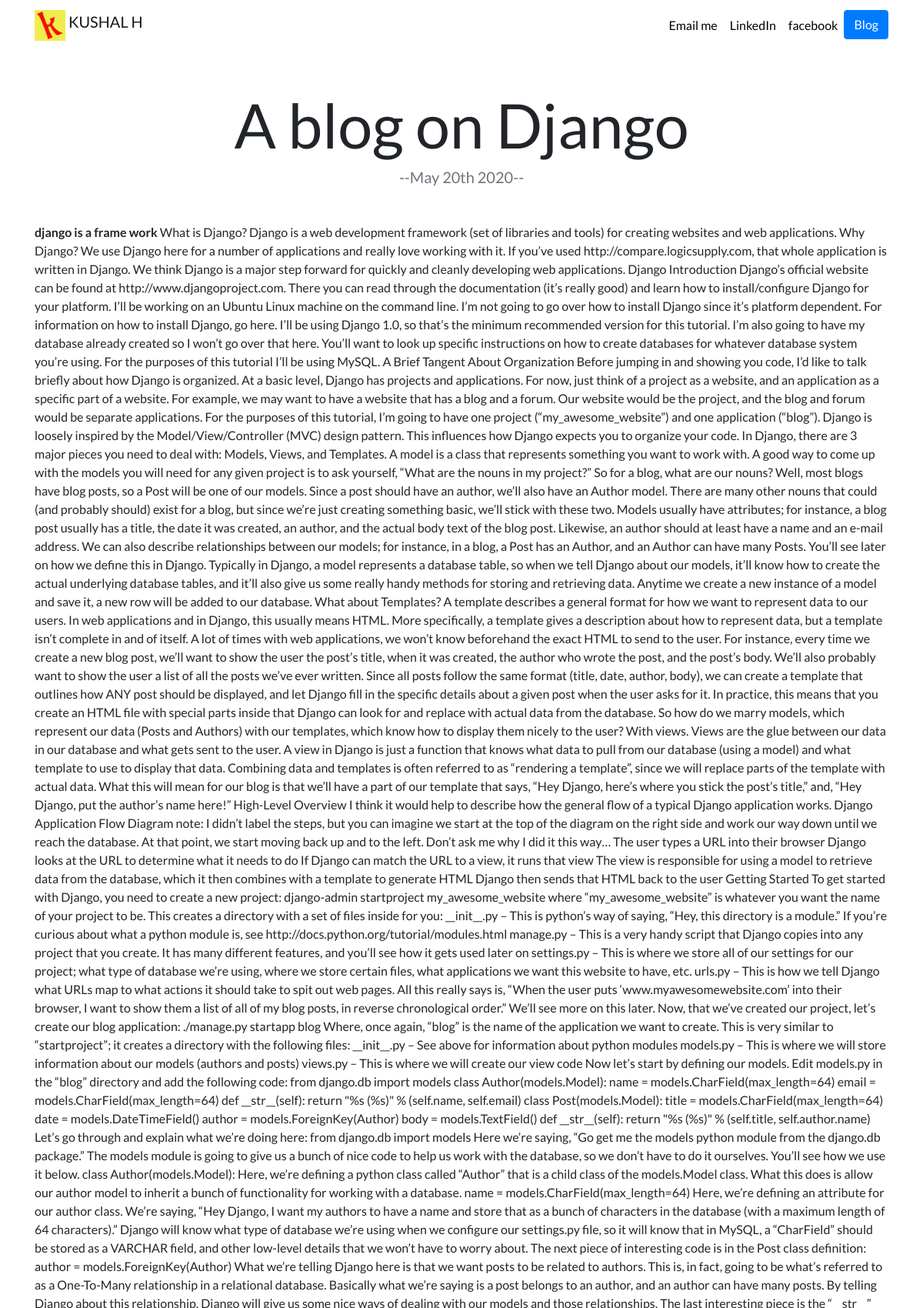
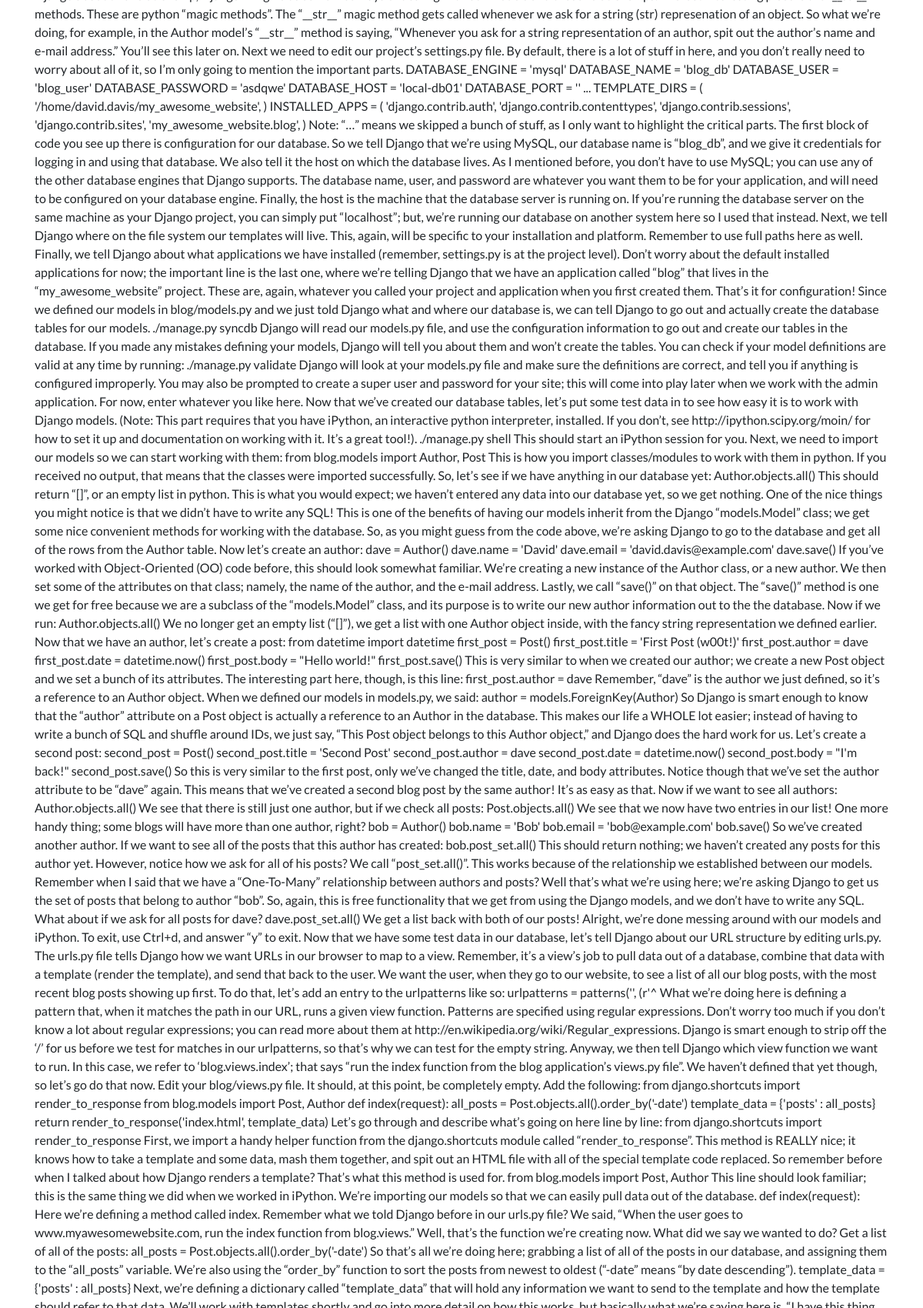
Page /blog/3 (upper part) on the committed database (2 pictures, top to bottom).
### blog/models.py (models this page shows, shortened)
class Blog(models.Model):
    title = models.CharField(max_length= 100)
    description = models.TextField()
    date = models.DateField()

### blog/views.py (the view)
# urls.py: path('<int:blog_id>',views.detail, name='detail'),
def detail(request, blog_id):
    blog = get_object_or_404(Blog, pk = blog_id)
    return render(request, 'blog/detail.html', {'blog' : blog})

### blog/templates/blog/detail.html
{% extends 'portfolio/base.html' %}
{% block content %}
{% load static %}
<h1 class="text-center mt-5" id="blogdetailtitle"> {{ blog.title }} </h1>
<h5 class="text-center text-muted mb-5">--{{blog.date| date:'F jS Y'}}--</h5>
{{blog.description|safe}}
{% endblock %}

### portfolio/static/portfolio/custom.css (style rules this page uses)
body { font-family: 'Lato', sans-serif; }
@media (min-width: 992px) { #blogdetailtitle { font-size: 5rem; } }

### rows in the picture
Blog: title "A blog on Django", date "May 20th 2020", description "django is a frame work"
